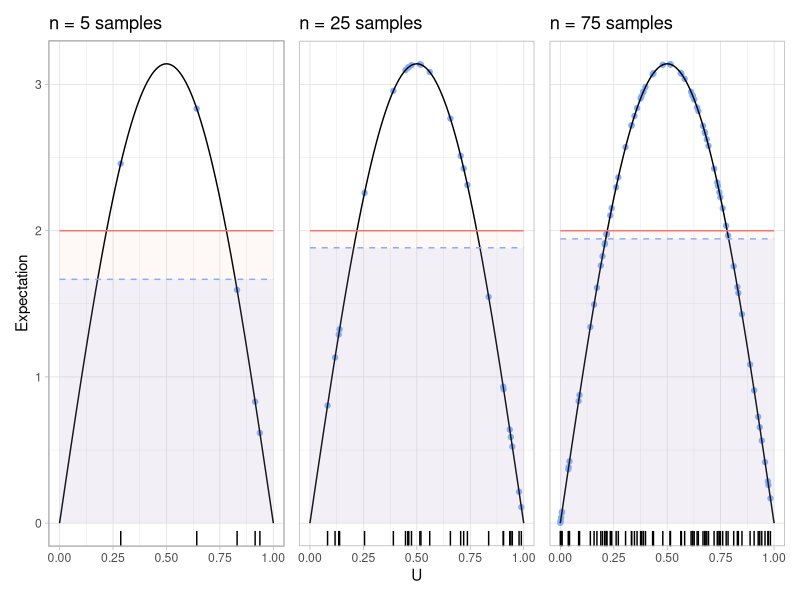
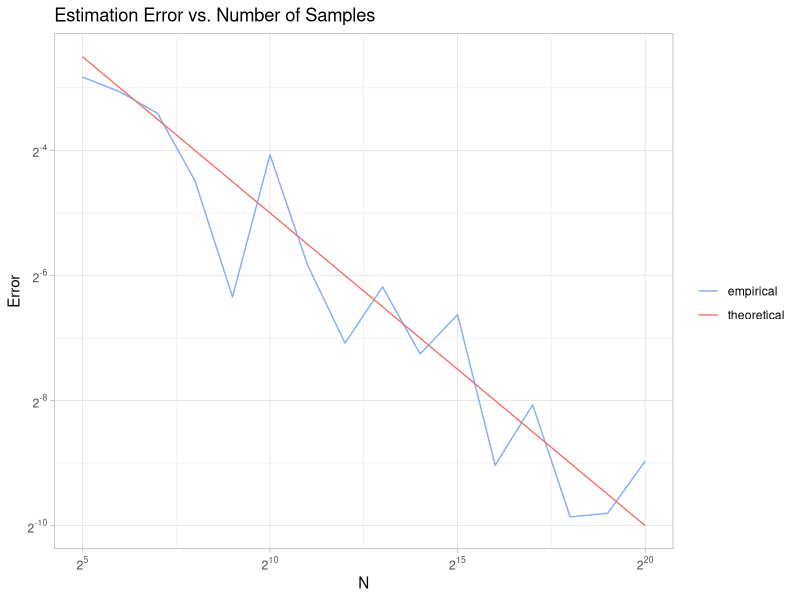
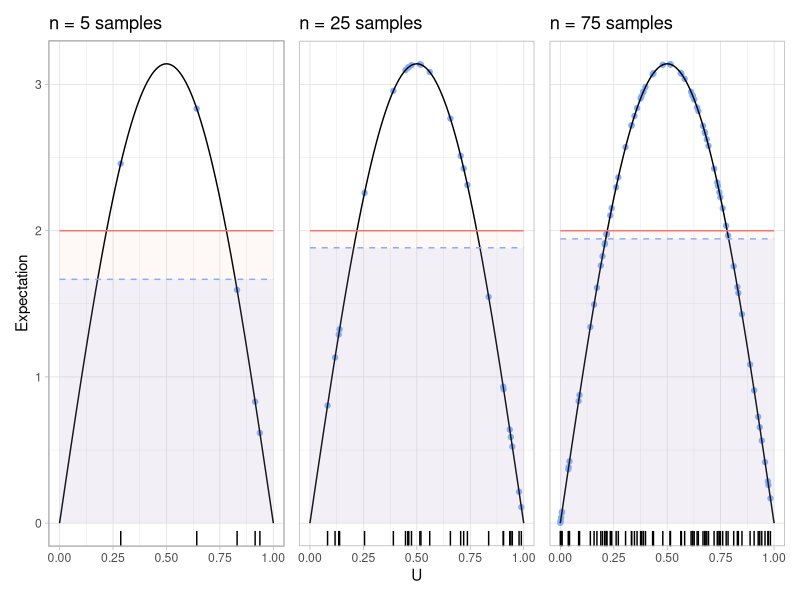
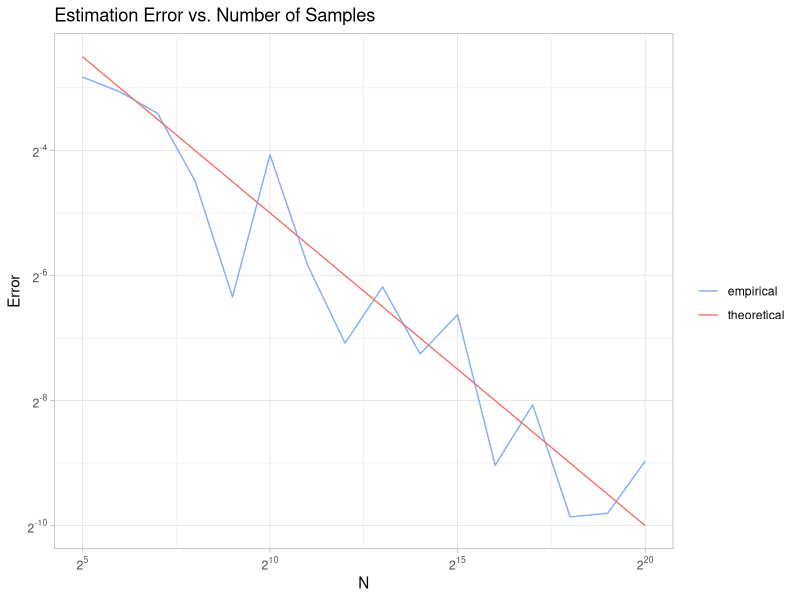

The R source for these figures, in order:
## ---- chunk 1
knitr::opts_chunk$set(echo = TRUE)
library(tidyr)
library(dplyr)
library(ggplot2)
library(patchwork)
## ---- chunk 2
sin_pi = function(x) pi*sin(pi*x)

generate_plot <- function(n) {
  tibble(U = runif(n)) %>%
  mutate(val = sin_pi(U)) %>%
  mutate(est = mean(val),
         true = 2) %>%
  ggplot(aes(U)) +
  geom_rug() +
  geom_point(aes(y = val), color = "#83b0fc") +
  stat_function(fun = sin_pi) +
  geom_area(aes(x = seq(0,1, length.out = n), y = est), color = "#83b0fc", fill = "#83b0fc", alpha = .1, lty = "dashed") +
  geom_area(aes(x = seq(0,1, length.out = n), y = true), color = "#f8766d", fill = "#f8766d", alpha = .05) +
  scale_x_continuous(limits = c(0,1)) +
  theme_light() +
  labs(x = "U", y = "Expectation", title = sprintf("n = %d samples", n))
}

set.seed(42)
plots <- lapply(c(5, 25, 75), generate_plot)

(p_mc_int1 = (plots[[1]] | plots[[2]] | plots[[3]]) + plot_layout(axes = "collect"))
## ---- chunk 3
ggsave("../plots/mc-integration1.png", plot = p_mc_int1, device = "png", width = 8, height = 4.5)
## ---- chunk 4
mc_est <- function(n) {
  checkmate::assertCount(n, na.ok = FALSE)
  U <- runif(n)
  est <- pi * mean(sin(pi * U))
  structure(est, samples = U)
}

set.seed(42)

df = tibble(n = 2^seq(5, 20))
df$est = vapply(df$n, mc_est, numeric(1))
df$empirical = abs(df$est - 2)
df$theoretical = 1/sqrt(df$n)

(p_mc_int2 <- df %>%
  select(-est) %>%
  pivot_longer(-n, values_to = "val", names_to = "method") %>%
  ggplot(aes(log2(n), log2(val), color = method)) +
  geom_line() +
  scale_x_continuous(labels = scales::label_math(expr = 2^.x)) +
  scale_y_continuous(labels = scales::label_math(expr = 2^.x)) +
  scale_color_manual(values = c("#83b0fc", "#f8766d")) +
  labs(x = "N", 
       y = "Error", 
       title = "Estimation Error vs. Number of Samples",
       color = "") +
  theme_light())
## ---- chunk 5
ggsave("../plots/mc-integration2.png", plot = p_mc_int2, device = "png", width = 8, height = 4.5)
